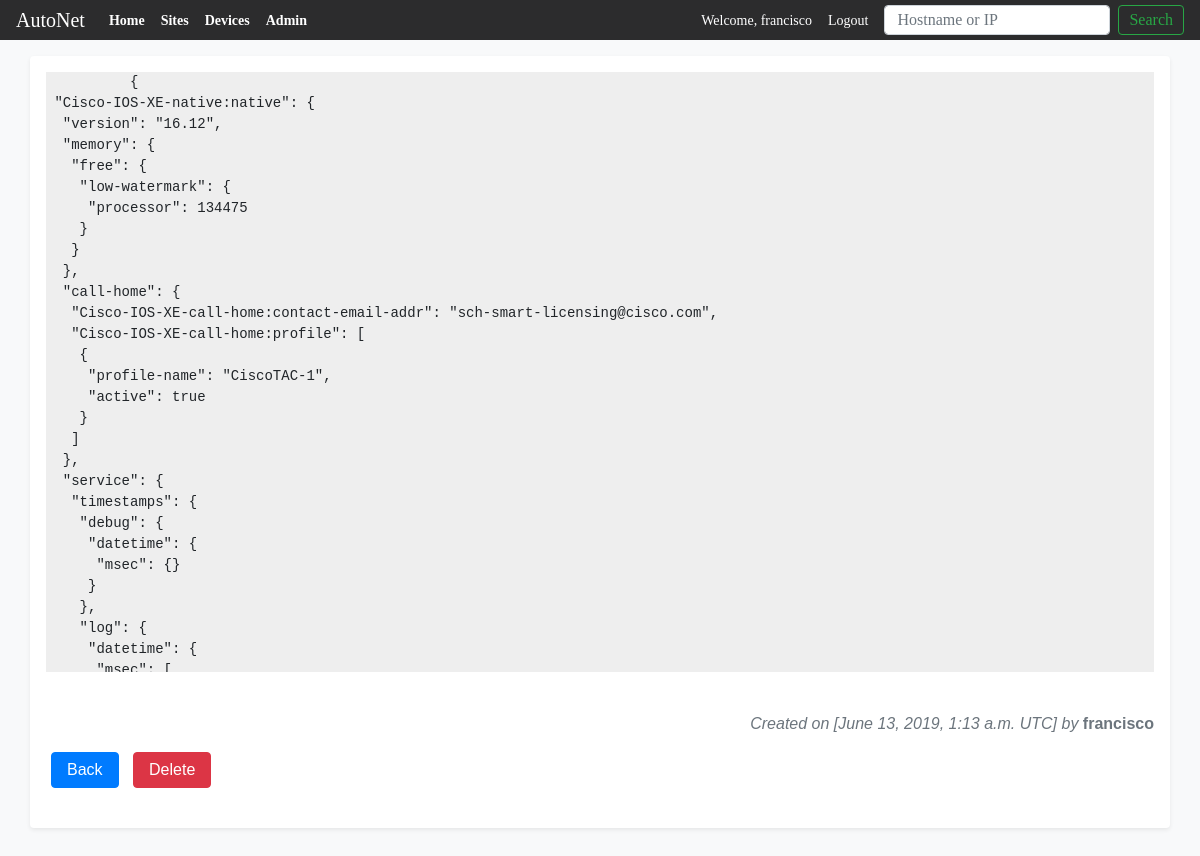
The app's page /devices/config/45 (signed in), older data.
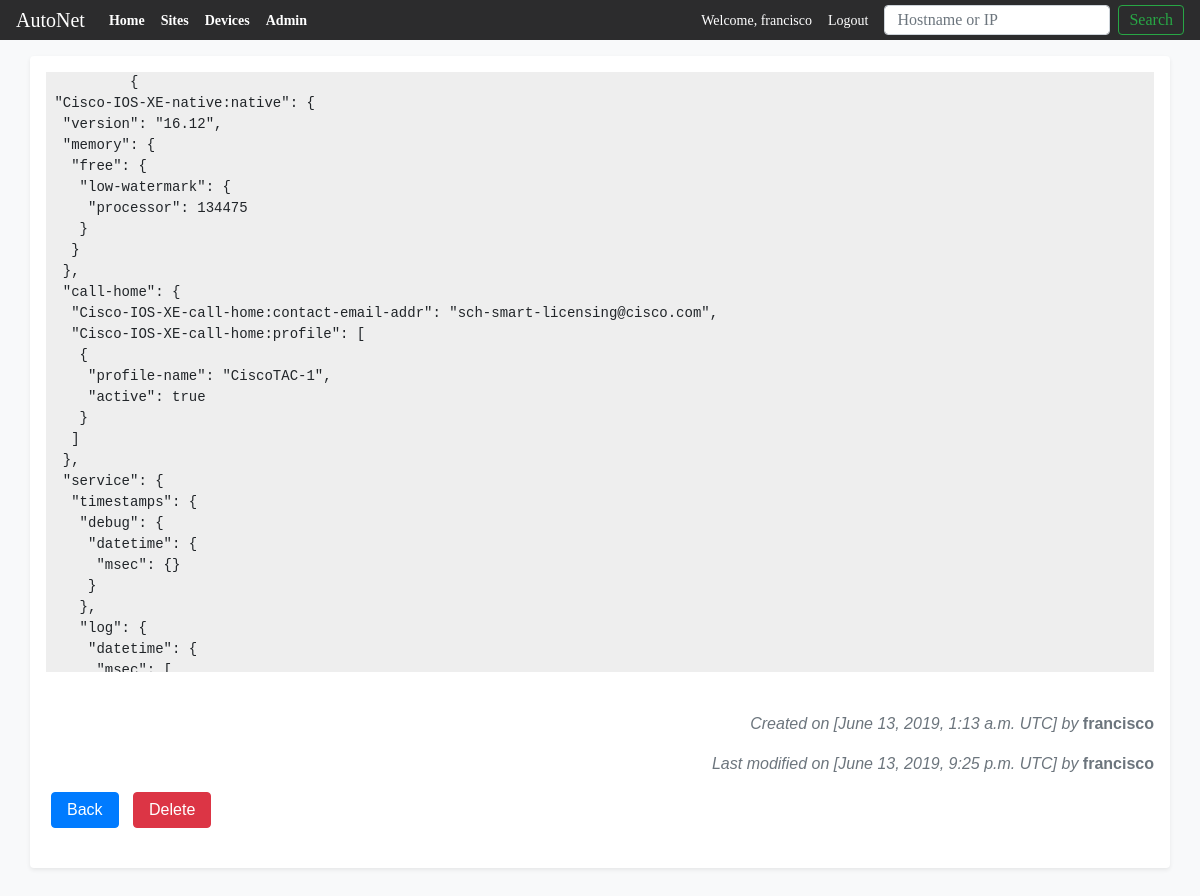
The same page, newer data.
### main_app/models.py (models this page shows, shortened)
class DeviceDetail (models.Model):
    device_config = models.TextField(null=True)
    device_script = models.TextField(null=True)
    created_by = models.ForeignKey(settings.AUTH_USER_MODEL, related_name='createdby',
                                        on_delete=models.PROTECT, null=True)
    modified_by = models.ForeignKey(settings.AUTH_USER_MODEL, related_name='modifiedby',
                                        on_delete=models.PROTECT, null=True)
    config_created = models.DateTimeField(auto_now_add=True)
    last_modify = models.DateTimeField(blank=True, null=True) #null=True
    device_id = models.OneToOneField(Devices, on_delete=models.CASCADE,
                                    related_name = 'config', primary_key=True)

### main_app/views.py (the view)
# urls.py: path('devices/config/<int:pk>', views.DeviceConfigDetailView.as_view(), name='deviceconfig'),
class DeviceConfigDetailView(LoginRequiredMixin, DetailView):
    context_object_name = 'deviceconfig'
    model = models.DeviceDetail
    template_name = 'main_app/deviceconfig_view.html'

### main_app/templates/main_app/deviceconfig_view.html (shortened to what this page needs)
{% extends 'main_app/main_app_base.html' %}
{%block content %}
  <div class="container shadow-sm p-3 mb-5 bg-white rounded">
    <div id="config-container" >
        <pre id="code-lines" class="prettyprint linenums Desert" style="overflow:scroll; height:600px;">
          {{deviceconfig.device_config}}
        </pre>
    </div>
    <br>
    <div >
      <p class="text-right  text-muted"><em>Created on [{{deviceconfig.config_created}} UTC] by </em><strong>{{deviceconfig.created_by.username}}</strong></p>
      {%if deviceconfig.last_modify%}
      <p class="text-right  text-muted"><em>Last modified on [{{deviceconfig.last_modify}} UTC] by </em><strong>{{deviceconfig.modified_by.username}}</strong></p>
      {%endif%}
    </div>
    <div>
      <a href="{% url 'main_app:devicedetail' pk=deviceconfig.pk%}"><button class="btn_class" id="btn-back" type="button">Back</button></a>
      <a href="{% url 'main_app:deleteconfig' pk=deviceconfig.pk%}"><button class="btn_class" id="btn-delete" type="submit">Delete</button></a>
    </div>
    <br>
  </div>
{%endblock content %}

Row changes from the older to the newer data that the page shows:
changed DeviceDetail "francisco": last_modify (not shown) → "June 13, 2019, 9:25 p.m."; modified_by.username (not shown) → "francisco"
Text that changed along with them:
text now shown: "Last modified on [ UTC] by"
